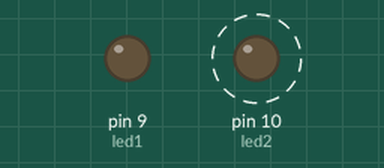
Simulated run of this sketch. Board: Arduino Uno, built with avr-gcc and run on an emulated ATmega328P. Parts: output pins drawn as LEDs (lit = HIGH). Dashed ring = blinking.

Above: at 0.5 s.
At 3.5 s:
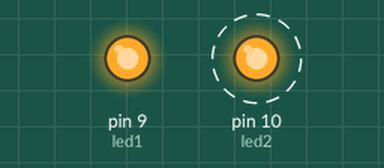
Timing chart, 0 to 5.2 s (numbered marks = the images above):
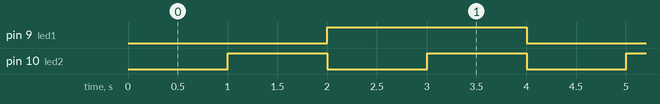

The sketch:

retardos_no_bloqueantes_punto4.ino
```cpp
int led1 =  9; int led2 = 10;
long int timer1=2000; long int timer2=1000;
unsigned long tiempo1=0, tiempo2=0, tiempo3=0, tiempo4=0;
int estado1 = LOW; int estado2 = LOW;

void setup() {
pinMode(led1, OUTPUT);
pinMode(led2, OUTPUT);
Serial.begin(9600);
}

void loop() {
  tiempo1=millis();
  tiempo3=millis();

  //led 2 segundos
  if((tiempo1-tiempo2)>timer1){
    tiempo2=tiempo1;
    if(estado1==LOW){
      estado1=HIGH;}
    else{
      estado1=LOW;}
    digitalWrite(led1, estado1);}

  //led 1 segundo
  if((tiempo3-tiempo4)>timer2){
    tiempo4=tiempo3;
    if(estado2==LOW){
      estado2=HIGH;}
    else{
      estado2=LOW;}
    digitalWrite(led2, estado2);}
}
```

Measured:
- by itself, pin 9 (led1): alternates HIGH for 2.0 s and LOW for 2.0 s
- by itself, pin 10 (led2): alternates HIGH for 1.0 s and LOW for 1.0 s
- by itself, everything shown: repeats every 4.0 s, in 6 steps
